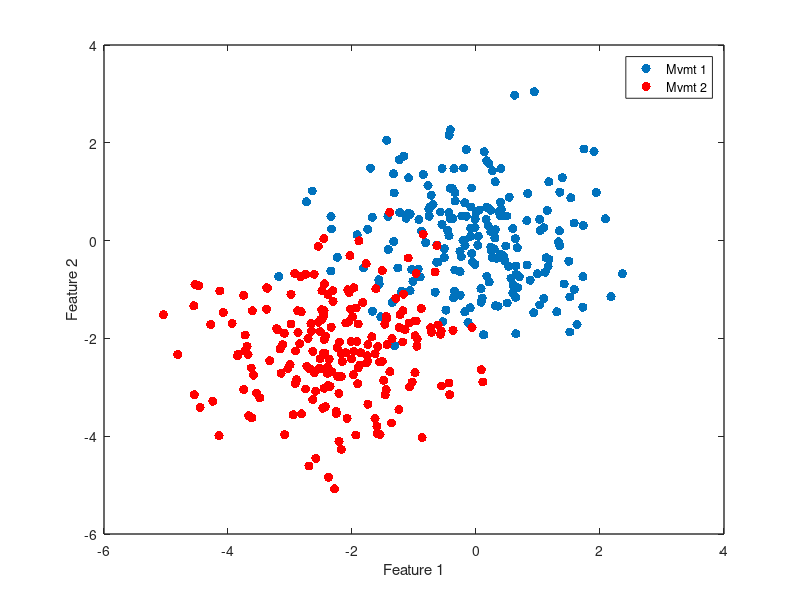

Write MATLAB code to recreate this figure. (Note: this script raises an error after producing the figure.)

% COME HERE FROM THE REPRESENTATIONAL STRUCURE ANALYSES CODE

%% SIMULATION OF THE TESTING SCHEME
% create two datasets 

a= randn(200,2);
b=randn(200,2)+[-2.25,-2.25];
figure;plot(a(:,1),a(:,2),'.','MarkerSize',20)
hold on
plot(b(:,1),b(:,2),'.r','MarkerSize',20)
set(gcf,'Color','w')
set(gca,'LineWidth',1)
xlabel('Feature 1')
ylabel('Feature 2')
legend({'Mvmt 1','Mvmt 2'})
box on
% compute mahal distance
dstat = mahal2(a,b,2);
title(['Mahalanobis distance of ' num2str(dstat)])

a=a';b=b';
s1 = size(a,2);
c = [a b];
m = mean(c,2);
X = cov(c');
C12 = chol(X);

% plot the ellipse
[v,d]=eigs(X); % ellipse length is sqrt(e.value) in direction of e.vector
d=diag(d);
ra=sqrt(5.991*d(1));
rb=sqrt(5.991*d(2));
v1=v(:,1);
ang = atan(v1(2)/v1(1));
c0=mean(c,2);
xlim([min(c(1,:))-1 max(c(1,:))+1])
ylim([min(c(2,:))-1 max(c(2,:))+1])
figure;plot(a(1,:),a(2,:),'.','MarkerSize',20)
hold on
plot(b(1,:),b(2,:),'.r','MarkerSize',20)
ellipse(ra,rb,ang,c0(1),c0(2),'k');
title(['Gaussian fit to overall data'])
xlim([min(c(1,:))-1 max(c(1,:))+1])
ylim([min(c(2,:))-1 max(c(2,:))+1])
set(gcf,'Color','w')
set(gca,'LineWidth',1)
xlabel('Feature 1')
ylabel('Feature 2')
legend({'Mvmt 1','Mvmt 2'})

% example plotting
g = randn(size(c));
cnew = m + C12'*g;

% just plot it
figure;hold on
plot(cnew(1,:),cnew(2,:),'.k','MarkerSize',20)
ellipse(ra,rb,ang,c0(1),c0(2),'k');
xlim([min(c(1,:))-1 max(c(1,:))+1])
ylim([min(c(2,:))-1 max(c(2,:))+1])
set(gcf,'Color','w')
set(gca,'LineWidth',1)
xlabel('Feature 1')
ylabel('Feature 2')
legend('Sampling from Gaussian Fit')
box on


% find two clusters in the data
idx = kmeans(cnew', 2);
atmp = cnew(:,find(idx==1));
btmp = cnew(:,find(idx==2));
figure;plot(atmp(1,:),atmp(2,:),'.','MarkerSize',20)
hold on
plot(btmp(1,:),btmp(2,:),'.r','MarkerSize',20)
ellipse(ra,rb,ang,c0(1),c0(2),'k');
dd= mahal2(atmp',btmp',2);
title(['K-means parcellation, Mahalanobis dist of ' num2str(dd)])
xlim([min(c(1,:))-1 max(c(1,:))+1])
ylim([min(c(2,:))-1 max(c(2,:))+1])
set(gcf,'Color','w')
set(gca,'LineWidth',1)
xlabel('Feature 1')
ylabel('Feature 2')
legend({'Cluster 1','Cluster 2'})
box on

parfor i=1:500
    g = randn(size(c));
    cnew = m + C12'*g;

    % find two clusters in the data
    idx = kmeans(cnew', 2);
    atmp = cnew(:,find(idx==1));
    btmp = cnew(:,find(idx==2));
    dboot(i) = mahal2(atmp',btmp',2);

end
figure;hist(dboot)
vline(dstat)
sum(dboot>dstat)/length(dboot)



%%
%%%% null hypothesis testing -> permutation of each freq feature mvmt 1 and
% mvmt2. Create a cmmon distribution, sample from the distribution and use
% k-means to get two clusters. then find the mahab distance between the two
% clusters
%%% using all features
a = Data{13};
b = Data{14};
d = mahal2(a',b',2);
dboot=[];
s1 = size(a,2);
c = [a b];
m = mean(c,2);
X = cov(c');
C12 = chol(X);
parfor i=1:500
    g = randn(size(c));
    cnew = m + C12'*g;

    % find two clusters in the data
    idx = kmeans(cnew', 2);
    atmp = cnew(:,find(idx==1));
    btmp = cnew(:,find(idx==2));
    dboot(i) = mahal2(atmp',btmp',2);
end
figure;hist(dboot)
vline(d)
sum(dboot>d)/length(dboot)

%% SAME AS ABOVE BUT NOW FOR ALL PAIRWISE MOVEMENTS
tic
D_p=zeros(length(Data));
D_boot=[];
for i=1:length(Data)
    disp(i)
    a = Data{i};
    for j=i+1:length(Data)
        b = Data{j};
        d = mahal2(a',b',2);
        dboot=[];
        s1 = size(a,2);
        c = [a b];
        m = mean(c,2);
        X = cov(c');
        C12 = chol(X);
        parfor ii=1:750
            g = randn(size(c));
            cnew = m + C12'*g;

            % find two clusters in the data
            idx = kmeans(cnew', 2);
            atmp = cnew(:,find(idx==1));
            btmp = cnew(:,find(idx==2));

            % get mahab distance
            dboot(ii) = mahal2(atmp',btmp',2);
        end
        D_boot = [D_boot;dboot];
        D_p(i,j) = sum(dboot>d)/length(dboot);        
    end
end

Dtmp=squareform(D);
Db = D_boot(:);
Dtmp(end+1:length(Db))=NaN;
figure;boxplot(log10([Dtmp(:) Db(:)]),'Whisker',3)

sum(squareform(D_p')<=0.01)/length(squareform(D_p'))

%cd('F:\DATA\ecog data\ECoG BCI\GangulyServer\Multistate clicker')
%save pairwise_Mahab_Dist_Stats_B1 -v7.3

clear Data Data_bkup TrialData
cd('F:\DATA\ecog data\ECoG BCI\GangulyServer\Multistate B3')
save pairwise_Mahab_Dist_Stats_B3 -v7.3
toc

%% Going down the dendrogram , simulation
a = rand(18,2);
z=linkage(a);
figure;dendrogram(z)
z(:,end+1) = ((size(a,1)+1):(max(max(z(:,1:2)))+1))';

root_idx = z(end-5,1:2);
max_datapts = size(a,1);
children_all={};
for i=1:length(root_idx)
    children=[];
    % first step is to get the immediate below neighbors
    if root_idx(i)<=max_datapts
        children = [children root_idx(i)];
    end
    parents = z(find(z(:,end)==root_idx(i)),1:2);
    children = [children parents(parents<=max_datapts)];
    going_down= true;
    while going_down
        parents = get_children(z,parents)  ;
        children = [children parents(parents<=max_datapts)];
        parents = parents(parents>max_datapts);
        if all(parents<=max_datapts) || isempty(parents)
            going_down=false;
        end
    end
    children_all{i} = children(children<=max_datapts);
end

%% going down the dendogram and doing null hypothesis testing each node
% real data

Z(:,end+1) = ((size(D,1)+1):(max(max(Z(:,1:2)))+1))';


root_idx = Z(end,1:2);
link_stat = Z(end,3);
children_all = get_children_node(Z,root_idx); % the two clusters of mvmts

data=[];tmp_data={};num_bins={};
for i=1:length(children_all)
    idx = children_all{i};
    tmp = cell2mat(Data(idx));
    data = cat(2,data,tmp);
    tmp_data{i}=tmp;
    num_bins{i}=size(tmp,2);
end

num_mvmts = length(cell2mat(children_all));
num_bins = cumsum(cell2mat(num_bins));
num_bins = num_bins(end)/num_mvmts
num_bins = 1:735:(num_mvmts*735+1);

% fit the gaussian to the overall data
m = mean(data,2);
X = cov(data');
C12 = chol(X);
link_stat_boot=[];
options = statset('UseParallel',true);
parfor i=1:10
    g = randn(size(data));
    cnew = m + C12'*g;



    % find clusters in the data for simulated movements using k-means
    %idx = kmeans(cnew', num_mvmts,'MaxIter',250,'Options',options);

    % find clusters using agglom clustering
    %Z = linkage(cnew','complete');    
    %idx = cluster(Z,'maxclust',num_mvmts);

    % create the dataset
    %data_tmp={};
    %for j=1:length(unique(idx))
    %    data_tmp{j} = cnew(:,find(idx==j));
    %end


    % random assignment
    data_tmp={};
    idx=randperm(size(data,2));
    cnew = data(:,idx);
    for j=1:length(num_bins)-1
       data_tmp{j}=cnew(:, num_bins(j):num_bins(j+1)-1);
    end

    Dboot=zeros(size(data_tmp));
    for j=1:length(data_tmp)
        A = data_tmp{j};
        for k=j+1:length(data_tmp)
            B = data_tmp{k};
            Dboot(j,k) = mahal2(A',B',2);
            Dboot(k,j)= Dboot(j,k);
        end
    end
    Znull  = linkage(squareform(Dboot),'complete');
    %figure;(dendrogram(Znull))
    link_stat_boot(i) = Znull(end,3);
end
link_stat_boot
link_stat
sum(link_stat_boot>=link_stat)/length(link_stat_boot)

%
% %%% individually feature by feature
% a = Data{1};
% b = Data{3};
% d = mahal2(a',b',2);
% dboot=[];
% s1 = size(a,2);
% parfor i=1:1000
%     a1={};
%     b1={};
%     for j=1:128:size(a,1)
%         atmp = a(j:(j+128)-1,:);
%         btmp = b(j:(j+128)-1,:);
%         c = [atmp btmp];
%
%         % permutation
%         %I = randperm(size(c,2));
%         %atmp = c(:,I(1:s1));
%         %btmp = c(:,I(s1+1:end));
%
%         % simulating gaussian
%         m = mean(c,2);
%         X = cov(c');
%         C12 = chol(X);
%         g = randn(size(c));
%         cnew = m + C12'*g;
%         %atmp = cnew(:,1:s1);
%         %btmp = cnew(:,s1+1:end);
%
%         % now find two clusters from the simulated data
%         idx = kmeans(cnew', 2);
%         atmp = cnew(:,find(idx==1));
%         btmp = cnew(:,find(idx==2));
%
%         % combine
%         %a1 = [a1;atmp];
%         %b1 = [b1;btmp];
%         a1 = cat(2,a1,atmp);
%         b1 = cat(2,b1,btmp);
%     end
%     % stack together
%     s11=[];s22=[];
%     for j=1:length(a1)
%         s11(j) = size(a1{j},2);
%         s22(j) = size(b1{j},2);
%     end
%     s11 = min(s11)
%     s22 = min(s22)
%     a11=[];b11=[];
%     for j=1:length(a1)
%         tmp=a1{j};
%         a11=[a11;tmp(:,1:s11)];
%         tmp=b1{j};
%         b11=[b11;tmp(:,1:s22)];
%     end
%     dboot(i) = mahal2(a11',b11',2);
% end
% figure;hist(dboot)
% vline(d)

% testing with draw from a random distribution using same k-means
pval=[];
parfor iter=1:10
    disp(iter)
    orig=sort(randn(250,1));
    a = orig(1:125);
    b= orig(126:end)+1.75; % adding 1 here makes it a new distribution
    c=[ a; b];
    %[h p ci st]=ttest2(a,b);
    %d = abs(st.tstat);
    % statistic is k means cluster statistic
    ssum = sum((a-mean(a)).^2) + sum((b-mean(b)).^2);
    tss = sum((c-mean(c)).^2);
    ci_stat = ssum/tss;
    d = ci_stat;

    % fit a gaussian using entries of C
    m = mean(c);
    s = std(c);
    dboot=[];
    for i=1:1000
        cnew = s.*randn(size(c)) + m;
        idx = kmeans(cnew, 2);
        a1 = cnew(idx==1);
        b1 = cnew(idx==2);
        %[h p ci st]=ttest2(a1,b1);
        %dboot(i) = abs(st.tstat);
        ssum = sum((a1-mean(a1)).^2) + sum((b1-mean(b1)).^2);
        tss = sum((cnew-mean(cnew)).^2);
        dboot(i) =  ssum/tss;
    end
    %figure;hist(dboot)
    %vline(ci_stat)
    pval(iter) = sum(dboot>d)/length(dboot);
end
figure;hist(pval)

%% MAIN going down the dendrogram one leaf node at a time

%need to send Data, Z and the associated linked functions

cd('F:\DATA\ecog data\ECoG BCI\GangulyServer\Multistate B3')
%cd('F:\DATA\ecog data\ECoG BCI\GangulyServer\Multistate clicker')

Z(:,end+1) = ((size(D,1)+1):(max(max(Z(:,1:2)))+1))'
figure;dendrogram(Z(:,1:3),0)

pval_link=[];
pval_2means=[];
for i=0:length(Z)-1

    % get the movements within the clusters
    root_idx = Z(end-i,1:2);
    link_stat = Z(end-i,3);
    children_all = get_children_node(Z,root_idx); % the two clusters of mvmts

    % get the data together
    data=[];tmp_data={};num_bins={};
    for ii=1:length(children_all)
        idx = children_all{ii};
        tmp = cell2mat(Data(idx));
        data = cat(2,data,tmp);
        tmp_data{ii}=tmp;
        num_bins{ii}=size(tmp,2);
    end

    num_mvmts = length(cell2mat(children_all));    

    % fit the gaussian to the overall data
    m = mean(data,2);
    X = cov(data');
    C12 = chol(X);
    link_stat_boot=[];
    options = statset('UseParallel',true);
    parfor ii=1:12
        disp(ii)
        g = randn(size(data));
        cnew = m + C12'*g;



        % find clusters in the data for simulated movements using k-means
        idx = kmeans(cnew', num_mvmts,'MaxIter',250,'Options',options);

        % find clusters using agglom clustering
        %ZZ = linkage(cnew','complete');
        %idx = cluster(ZZ,'maxclust',num_mvmts);
        data_tmp={};
        for j=1:length(unique(idx))
            data_tmp{j} = cnew(:,find(idx==j));
        end


        % random assignment
        %     data_tmp={};
        %     idx=randperm(size(data,2));
        %     cnew = data(:,idx);
        %     for j=1:length(num_bins)-1
        %         data_tmp{j}=cnew(:, num_bins(j):num_bins(j+1)-1);
        %     end

        Dboot=zeros(size(data_tmp,2));
        for j=1:length(data_tmp)
            A = data_tmp{j};
            for k=j+1:length(data_tmp)
                B = data_tmp{k};
                Dboot(j,k) = mahal2(A',B',2);
                Dboot(k,j)= Dboot(j,k);
            end
        end
        Znull  = linkage(squareform(Dboot),'complete');
        %figure;(dendrogram(Znull,0))
        link_stat_boot(ii) = Znull(end,3);
    end
    pval_link(i+1) = sum(link_stat_boot>=link_stat)/length(link_stat_boot);
end

Z(:,end+1) = flipud(pval_link)
